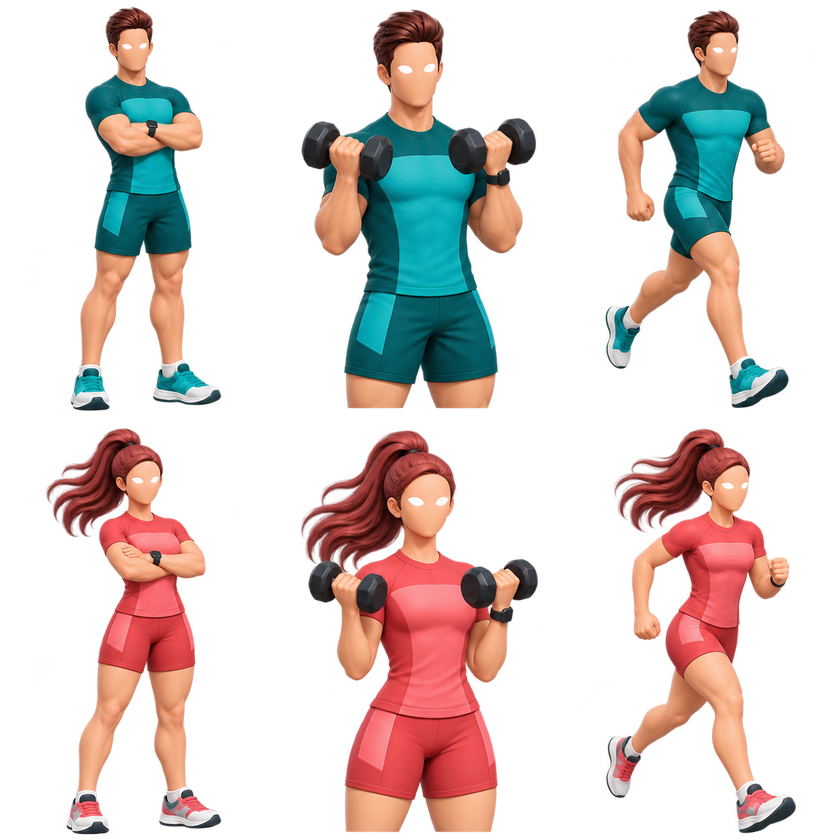
#> input picture app/assets/plan/coaches/coach-sheet-v2.png, 840 x 840 px, shrunk from 1254 x 1254 before the run
$ python export-plan-coaches.py
#> lines starting #> are read from the running program, lines starting #| are printed output that depends on the picture
"""Crop the approved 3x2 coach sheet without painting or changing its alpha."""
from pathlib import Path
from PIL import Image

ROOT = Path(__file__).resolve().parents[1] / 'assets' / 'plan' / 'coaches'

with Image.open(ROOT / 'coach-sheet-v2.png') as sheet:
#> sheet is the input picture: PIL image 840x840 RGBA; mean R, G, B, A 53.5, 39.7, 35.4, 79.3
    assert sheet.mode == 'RGBA'
    width, height = sheet.size
#> width = 840; height = 840
    for row, gender in enumerate(('male', 'female')):
        for column, pose in enumerate(('calendar', 'strength', 'walk')):
            cell = sheet.crop((column * width // 3, row * height // 2,
                               (column + 1) * width // 3, (row + 1) * height // 2))
            bounds = cell.getchannel('A').point(lambda alpha: 255 if alpha > 32 else 0).getbbox()
            assert bounds, f'Missing {gender} {pose}'
            cell = cell.crop(bounds)
            if pose == 'calendar':
                cell = cell.crop((0, 0, cell.width, round(cell.height * .72)))
            elif pose == 'strength':
                cell = cell.crop((0, 0, cell.width, round(cell.height * .62)))
            cell.save(ROOT / f'{gender}-{pose}-v2.png', optimize=True)
            print(f'{gender}-{pose}: {cell.size}')
#> this loop made 2 passes
#> pass 1, `cell.save(ROOT / f'{gender}-{pose}-v2.png', optimize=True)`:
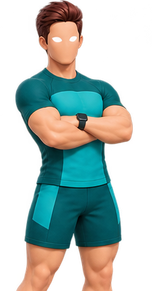
#> saved as male-calendar-v2.png: PIL image 152x291 RGBA; mean R, G, B, A 48.1, 60.6, 55.1, 117.6; transparent parts drawn white
#> pass 1, `cell.save(ROOT / f'{gender}-{pose}-v2.png', optimize=True)`:
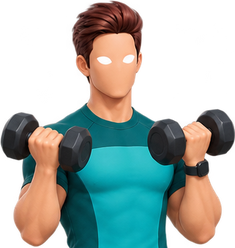
#> saved as male-strength-v2.png: PIL image 235x248 RGBA; mean R, G, B, A 58.1, 67.2, 61.3, 139.2; transparent parts drawn white
#> pass 1, `cell.save(ROOT / f'{gender}-{pose}-v2.png', optimize=True)`:
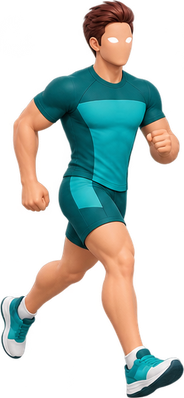
#> saved as male-walk-v2.png: PIL image 184x398 RGBA; mean R, G, B, A 51.2, 58.4, 51.6, 100.1; transparent parts drawn white
#> pass 2, `cell.save(ROOT / f'{gender}-{pose}-v2.png', optimize=True)`:
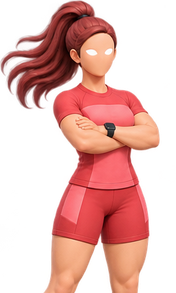
#> saved as female-calendar-v2.png: PIL image 176x293 RGBA; mean R, G, B, A 101.8, 49.8, 43.2, 111.8; transparent parts drawn white
#> after the loop:
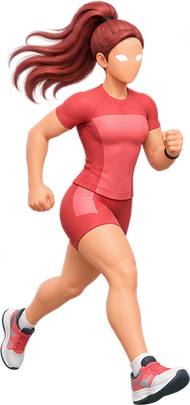
#> cell: PIL image 190x405 RGBA; mean R, G, B, A 97.4, 52.7, 45.2, 102.7; transparent parts drawn white
